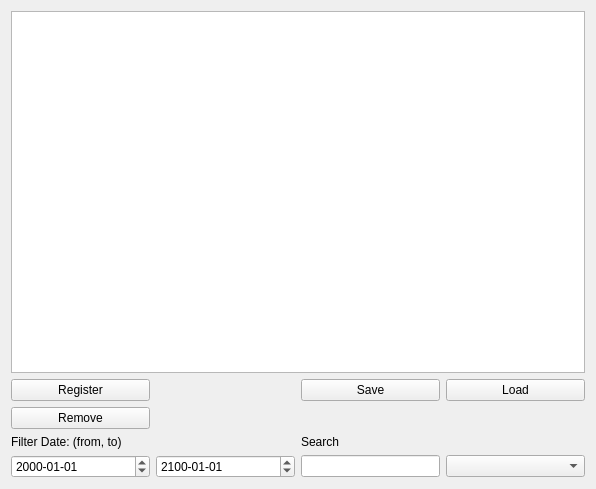
<?xml version="1.0" encoding="UTF-8"?>
<ui version="4.0">
 <class>DuoMeiTiWenJianBuJian</class>
 <widget class="QWidget" name="DuoMeiTiWenJianBuJian">
  <property name="geometry">
   <rect>
    <x>0</x>
    <y>0</y>
    <width>596</width>
    <height>489</height>
   </rect>
  </property>
  <layout class="QGridLayout" name="gridLayout">
   <item row="6" column="3">
    <widget class="QComboBox" name="SheZhiShaiXuanLie">
     <property name="currentText">
      <string/>
     </property>
     <item>
      <property name="text">
       <string/>
      </property>
     </item>
     <item>
      <property name="text">
       <string>Type</string>
      </property>
     </item>
     <item>
      <property name="text">
       <string>Director</string>
      </property>
     </item>
     <item>
      <property name="text">
       <string>Name</string>
      </property>
     </item>
     <item>
      <property name="text">
       <string>Actor</string>
      </property>
     </item>
     <item>
      <property name="text">
       <string>Prize</string>
      </property>
     </item>
    </widget>
   </item>
   <item row="0" column="0" colspan="4">
    <widget class="QTableView" name="duoMeiTiWenJianXianShi"/>
   </item>
   <item row="1" column="2">
    <widget class="QPushButton" name="baoCunAnNiu">
     <property name="text">
      <string>Save</string>
     </property>
    </widget>
   </item>
   <item row="1" column="0">
    <widget class="QPushButton" name="dengJiAnNiu">
     <property name="text">
      <string>Register</string>
     </property>
    </widget>
   </item>
   <item row="1" column="3">
    <widget class="QPushButton" name="duQuAnNiu">
     <property name="text">
      <string>Load</string>
     </property>
    </widget>
   </item>
   <item row="3" column="0">
    <widget class="QPushButton" name="queRenDengJiAnNiu">
     <property name="text">
      <string>Remove</string>
     </property>
    </widget>
   </item>
   <item row="6" column="0">
    <widget class="QDateEdit" name="zuiZaoRiQiBianJI">
     <property name="displayFormat">
      <string>yyyy-MM-dd</string>
     </property>
    </widget>
   </item>
   <item row="6" column="1">
    <widget class="QDateEdit" name="zuiWanRiQiBianJI">
     <property name="dateTime">
      <datetime>
       <hour>0</hour>
       <minute>0</minute>
       <second>0</second>
       <year>2100</year>
       <month>1</month>
       <day>1</day>
      </datetime>
     </property>
     <property name="displayFormat">
      <string>yyyy-MM-dd</string>
     </property>
    </widget>
   </item>
   <item row="4" column="0" colspan="2">
    <widget class="QLabel" name="_z">
     <property name="text">
      <string>Filter Date: (from, to)</string>
     </property>
    </widget>
   </item>
   <item row="6" column="2">
    <widget class="QLineEdit" name="neiRong">
     <property name="sizePolicy">
      <sizepolicy hsizetype="Preferred" vsizetype="Fixed">
       <horstretch>0</horstretch>
       <verstretch>0</verstretch>
      </sizepolicy>
     </property>
    </widget>
   </item>
   <item row="4" column="2">
    <widget class="QLabel" name="label">
     <property name="text">
      <string>Search</string>
     </property>
    </widget>
   </item>
  </layout>
 </widget>
 <resources/>
 <connections/>
</ui>
